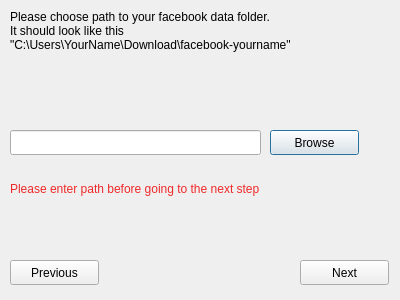
<?xml version="1.0" encoding="UTF-8"?>
<ui version="4.0">
 <class>Dialog</class>
 <widget class="QDialog" name="Dialog">
  <property name="geometry">
   <rect>
    <x>0</x>
    <y>0</y>
    <width>400</width>
    <height>300</height>
   </rect>
  </property>
  <property name="windowTitle">
   <string notr="true">Message Counter</string>
  </property>
  <widget class="QLabel" name="label">
   <property name="geometry">
    <rect>
     <x>10</x>
     <y>10</y>
     <width>392</width>
     <height>51</height>
    </rect>
   </property>
   <property name="text">
    <string>&lt;html&gt;&lt;head/&gt;&lt;body&gt;&lt;p&gt;Please choose path to your facebook data folder. &lt;br/&gt;It should look like this &lt;br/&gt;&amp;quot;C:\Users\YourName\Download\facebook-yourname&amp;quot;&lt;/p&gt;&lt;/body&gt;&lt;/html&gt;</string>
   </property>
   <property name="alignment">
    <set>Qt::AlignLeading|Qt::AlignLeft|Qt::AlignTop</set>
   </property>
  </widget>
  <widget class="QLineEdit" name="line_path">
   <property name="geometry">
    <rect>
     <x>10</x>
     <y>130</y>
     <width>251</width>
     <height>25</height>
    </rect>
   </property>
  </widget>
  <widget class="QPushButton" name="browse_button">
   <property name="geometry">
    <rect>
     <x>270</x>
     <y>130</y>
     <width>89</width>
     <height>25</height>
    </rect>
   </property>
   <property name="text">
    <string>Browse</string>
   </property>
  </widget>
  <widget class="QPushButton" name="next_button">
   <property name="geometry">
    <rect>
     <x>300</x>
     <y>260</y>
     <width>89</width>
     <height>25</height>
    </rect>
   </property>
   <property name="text">
    <string>Next</string>
   </property>
  </widget>
  <widget class="QPushButton" name="previous_button">
   <property name="geometry">
    <rect>
     <x>10</x>
     <y>260</y>
     <width>89</width>
     <height>25</height>
    </rect>
   </property>
   <property name="text">
    <string>Previous</string>
   </property>
  </widget>
  <widget class="QLabel" name="error">
   <property name="geometry">
    <rect>
     <x>10</x>
     <y>180</y>
     <width>364</width>
     <height>17</height>
    </rect>
   </property>
   <property name="styleSheet">
    <string notr="true">color: rgb(239, 41, 41)</string>
   </property>
   <property name="text">
    <string>Please enter path before going to the next step</string>
   </property>
  </widget>
 </widget>
 <resources/>
 <connections/>
</ui>
